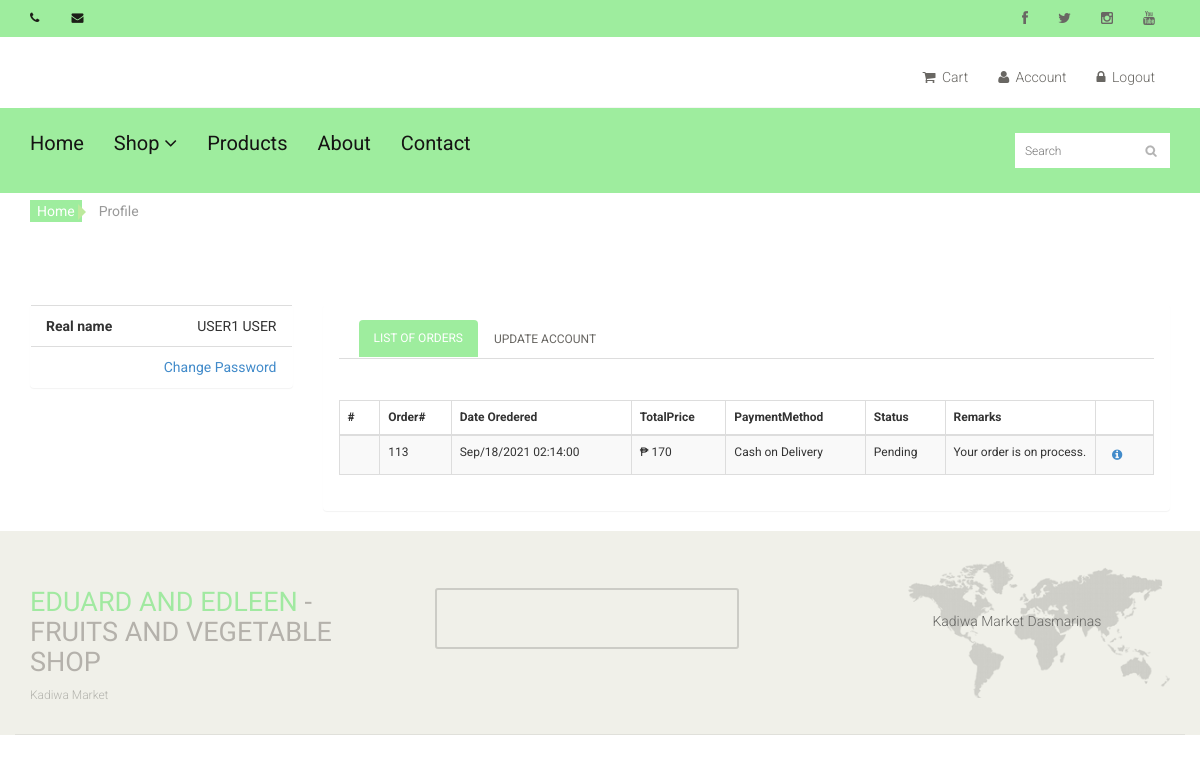
The app's page /index.php?q=profile (signed in), older data.
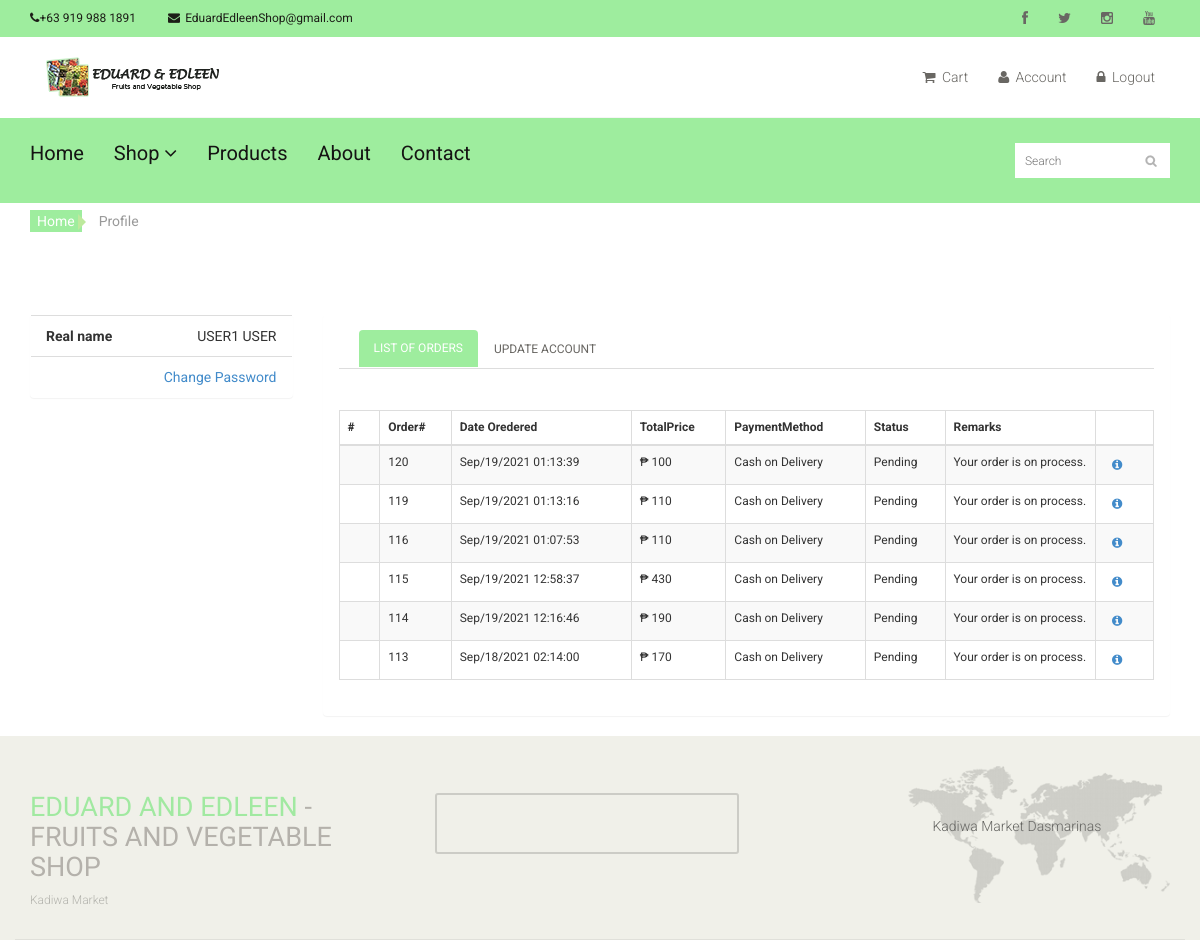
The same page, newer data.
### tables this page shows
CREATE TABLE `tblcustomer` (
  `CUSTOMERID` int(11) NOT NULL,
  `FNAME` varchar(30) NOT NULL,
  `LNAME` varchar(30) NOT NULL,
  `MNAME` varchar(30) NOT NULL,
  `CUSHOMENUM` varchar(90) NOT NULL,
  `STREETADD` text NOT NULL,
  `BRGYADD` text NOT NULL,
  `CITYADD` text NOT NULL,
  `PROVINCE` varchar(80) NOT NULL,
  `COUNTRY` varchar(30) NOT NULL,
  `DBIRTH` date NOT NULL,
  `GENDER` varchar(10) NOT NULL,
  `PHONE` varchar(20) NOT NULL,
  `EMAILADD` varchar(40) NOT NULL,
  `ZIPCODE` int(6) NOT NULL,
  `CUSUNAME` varchar(20) NOT NULL,
  `CUSPASS` varchar(90) NOT NULL,
  `CUSPHOTO` varchar(255) NOT NULL,
  `TERMS` tinyint(4) NOT NULL,
  `DATEJOIN` date NOT NULL
);

CREATE TABLE `tblsummary` (
  `SUMMARYID` int(11) NOT NULL,
  `ORDEREDDATE` datetime NOT NULL,
  `CUSTOMERID` int(11) NOT NULL,
  `ORDEREDNUM` int(11) NOT NULL,
  `DELFEE` double NOT NULL,
  `PAYMENT` double NOT NULL,
  `PAYMENTMETHOD` varchar(30) NOT NULL,
  `reference_number` varchar(100) NOT NULL,
  `ORDEREDSTATS` varchar(30) NOT NULL,
  `ORDEREDREMARKS` varchar(125) NOT NULL,
  `ORDERADD` varchar(255) NOT NULL,
  `CLAIMEDADTE` datetime NOT NULL,
  `HVIEW` tinyint(4) NOT NULL,
  `USERID` int(11) NOT NULL
);

CREATE TABLE `tblcontact` (
  `CMS_CONTACT_ID` int(11) NOT NULL,
  `CMS_CONTACT_NAME` varchar(255) NOT NULL,
  `CMS_CONTACT_ADDRESS` varchar(255) NOT NULL,
  `CMS_CONTACT_EMAIL` varchar(255) NOT NULL,
  `CMS_CONTACT_PHONE` varchar(255) NOT NULL,
  `CMS_CONTACT_FB` varchar(255) NOT NULL,
  `CMS_CONTACT_IG` varchar(255) NOT NULL,
  `CMS_CONTACT_TWT` varchar(255) NOT NULL
);

CREATE TABLE `tblabout` (
  `CMS_ABOUT_ID` int(11) NOT NULL,
  `CMS_ABOUT_STORY` varchar(1999) NOT NULL,
  `CMS_ABOUT_MISSION` varchar(1999) NOT NULL,
  `CMS_ABOUT_VISION` varchar(1999) NOT NULL,
  `CMS_ABOUT_BUSINESSLOGO` varchar(255) NOT NULL
);

### index.php (called while the page is built, shortened)
<?php
require_once ("include/initialize.php");
require_once("theme/templates.php");
?>

### include/database.php (called while the page is built, shortened)
<?php
class Database {
	var $sql_string = '';
	private $conn;
	public function open_connection() {
		$this->conn = mysqli_connect(server,user,pass);
		if(!$this->conn){
			echo "Problem in database connection! Contact administrator!";
			exit();
		}else{
			$db_select = mysqli_select_db($this->conn,database_name);
		}
	}
	function setQuery($sql='') {
		$this->sql_string=$sql;
	}
	function executeQuery() {
		$result = mysqli_query($this->conn,$this->sql_string);
		return $result;
	}
	private function confirm_query($result) {
		return $result;
	}
	function loadResultList( $key='' ) {
		$cur = $this->executeQuery();
		$array = array();
		while ($row = mysqli_fetch_object($cur)) {
			if ($key) {
				$array[$row->$key] = $row;
			} else {
				$array[] = $row;
			}
		}
		return $array;
	}
	function loadSingleResult() {
		$cur = $this->executeQuery();
		while ($row = mysqli_fetch_object($cur)) {
		return $data = $row;
		}
	}
}
$mydb = new Database();
?>

### include/customers.php (called while the page is built, shortened)
<?php
require_once(LIB_PATH.DS.'database.php');
class Customer {
	protected static  $tblname = "tblcustomer";
	function single_customer($id=""){
			global $mydb;
			$mydb->setQuery("SELECT * FROM ".self::$tblname."
				Where CUSTOMERID= {$id} LIMIT 1");
			$cur = $mydb->loadSingleResult();
			return $cur;
	}
}
?>

### customer/profile.php (the view, shortened to what the rows shown need)
<?php
     $customer = New Customer();
      $res = $customer->single_customer($_SESSION['CUSID']);
    ?>
<section>
    <div class="container">
        <div class="row">
    <div class="col-sm-3">
        <div class="panel">
            <ul class="list-group">
                <li class="list-group-item text-right"><span class=
                "pull-left"><strong>Real name</strong></span>
                <?php echo $res->FNAME .' '.$res->LNAME; ?></li>
                <li class="list-group-item text-right">
                <div class="panel-group" id="accordion">
                </div>
                </li>
            </ul>
        </div>
    </div>
    <div class="col-sm-9">
        <div class="panel">
            <div class="panel-body">
                <div class="tab-content">
                    <div class="tab-pane active" id="home">
                        <div class="table-responsive" style="margin-top:5%;">
                            <form action=
                            "customer/controller.php?action=delete" method=
                            "post">
                                <table cellspacing="0" class=
                                "table table-striped table-bordered table-hover"
                                id="example" style="font-size:12px">
                                    <thead>
                                        <tr>
                                            <th>#</th>
                                            <th>Order#</th>
                                            <th>Date Oredered</th>
                                            <th>TotalPrice</th>
                                            <th>PaymentMethod</th>
                                            <th>Status</th>
                                            <th width="150px">Remarks</th>
                                            <th></th>
                                        </tr>
                                    </thead>
                                    <tbody>
                                        <?php
                                                                    $query = "SELECT * FROM `tblsummary`
                                                                  WHERE  `CUSTOMERID`=".$_SESSION['CUSID'] ." ORDER BY   `ORDEREDNUM` desc ";
                                                                  $mydb->setQuery($query);
                                                                  $cur = $mydb->loadResultList();
                                                                foreach ($cur as $result) {
                                                                  ?>
                                        <tr>
                                            <td width="5%"></td>
                                            <td>
                                            <?php echo  $result->ORDEREDNUM; ?>
                                            </td>
                                            <td>
                                            <?php echo date_format(date_create($result->ORDEREDDATE),"M/d/Y h:i:s") ; ?></td>
                                            <td>&#8369
                                            <?php echo  $result->PAYMENT; ?></td>
                                            <td>
                                            <?php echo  $result->PAYMENTMETHOD; ?></td>
                                            <td>
                                            <?php echo  $result->ORDEREDSTATS; ?></td>
                                            <td>
                                            <?php echo  $result->ORDEREDREMARKS; ?></td>
                                            <td class="tooltip-demo">
                                                <a class=
                                                "orderid btn btn-pup btn-xs"
                                                data-id=
                                                "<?php echo $result->ORDEREDNUM; ?>"
                                                data-target="#myOrdered"
                                                data-toggle="modal" href="#"
                                                title=
                                                "View list Of ordered products">
                                                <i class=
                                                "fa fa-info-circle fa-fw"
                                                data-placement="left"
                                                data-toggle="tooltip" title=
                                                "View Order"></i> </a>
                                            </td>
                                        </tr><?php
                                                                        }
                                                                        ?>
                                    </tbody>
                                </table>
                            </form>
                        </div>
                    </div>
                </div>
            </div>
        </div>
    </div>
  </div>
  </div>
</section>

### theme/templates.php (shortened to what the rows shown need)
<!DOCTYPE html>
<html lang="en">
<head>
    <link href="css/bootstrap.min.css" rel="stylesheet">
    <link href="css/font-awesome.min.css" rel="stylesheet">
    <link href="css/prettyPhoto.css" rel="stylesheet">
    <link href="css/price-range.css" rel="stylesheet">
    <link href="css/animate.css" rel="stylesheet">
  <link href="css/main.css" rel="stylesheet">
  <link href="css/responsive.css" rel="stylesheet">
</head>
</head>
<body style="background-color:white" onload="totalprice()" >
  <header id="header">
    <div class="header_top">
      <div class="container">
        <div class="row">
          <div class="col-sm-6">
            <div class="contactinfo">
              <ul class="nav nav-pills">
              <?php
                $query = "SELECT * FROM `tblcontact` ";
                    $mydb->setQuery($query);
                    $contactcur = $mydb->loadSingleResult();
                ?>
                <li><a href="#"><i class="fa fa-phone"></i><?php echo $contactcur->CMS_CONTACT_PHONE ?></a></li>
                <li><a href="#"><i class="fa fa-envelope" style="margin-right:5px;"></i><?php echo  $contactcur->CMS_CONTACT_EMAIL ?></a></li>
              </ul>
            </div>
          </div>
        </div>
      </div>
    </div>
    <div class="header-middle">
      <div class="container">
        <div class="row">
          <div class="col-md-4 clearfix">
            <div class="logo pull-left">
            <?php
                    $query = "SELECT * FROM `tblabout` ";
                    $mydb->setQuery($query);
                    $logocur = $mydb->loadSingleResult();
                ?>
              <a href="<?php echo web_root?>"><img src="<?php echo $logocur->CMS_ABOUT_BUSINESSLOGO?>" alt="" /></a>
            </div>
          </div>
        </div>
      </div>
    </div>
  </header>
          <?php
            require_once $content;
         ?>
    <footer id="footer">
    <div class="footer-top">
      <div class="container">
        <div class="row">
          <div class="col-sm-4">
            <div class="companyinfo">
              <h2><span>Eduard and Edleen </span>- Fruits and Vegetable Shop</h2>
            </div>
          </div>
        </div>
      </div>
    </div>
  </footer>
</body>
</html>

Row changes from the older to the newer data that the page shows:
added tblcontact: CMS_CONTACT_PHONE "+63 919 988 1891", CMS_CONTACT_EMAIL "EduardEdleenShop@gmail.com"
added tblabout: CMS_ABOUT_BUSINESSLOGO (picture)
added tblsummary: ORDEREDNUM "120", ORDEREDDATE "Sep/19/2021 01:13:39", PAYMENT "100", PAYMENTMETHOD "Cash on Delivery", ORDEREDSTATS "Pending", ORDEREDREMARKS "Your order is on process."
added tblsummary: ORDEREDNUM "119", ORDEREDDATE "Sep/19/2021 01:13:16", PAYMENT "110", PAYMENTMETHOD "Cash on Delivery", ORDEREDSTATS "Pending", ORDEREDREMARKS "Your order is on process."
added tblsummary: ORDEREDNUM "116", ORDEREDDATE "Sep/19/2021 01:07:53", PAYMENT "110", PAYMENTMETHOD "Cash on Delivery", ORDEREDSTATS "Pending", ORDEREDREMARKS "Your order is on process."
added tblsummary: ORDEREDNUM "115", ORDEREDDATE "Sep/19/2021 12:58:37", PAYMENT "430", PAYMENTMETHOD "Cash on Delivery", ORDEREDSTATS "Pending", ORDEREDREMARKS "Your order is on process."
added tblsummary: ORDEREDNUM "114", ORDEREDDATE "Sep/19/2021 12:16:46", PAYMENT "190", PAYMENTMETHOD "Cash on Delivery", ORDEREDSTATS "Pending", ORDEREDREMARKS "Your order is on process."
